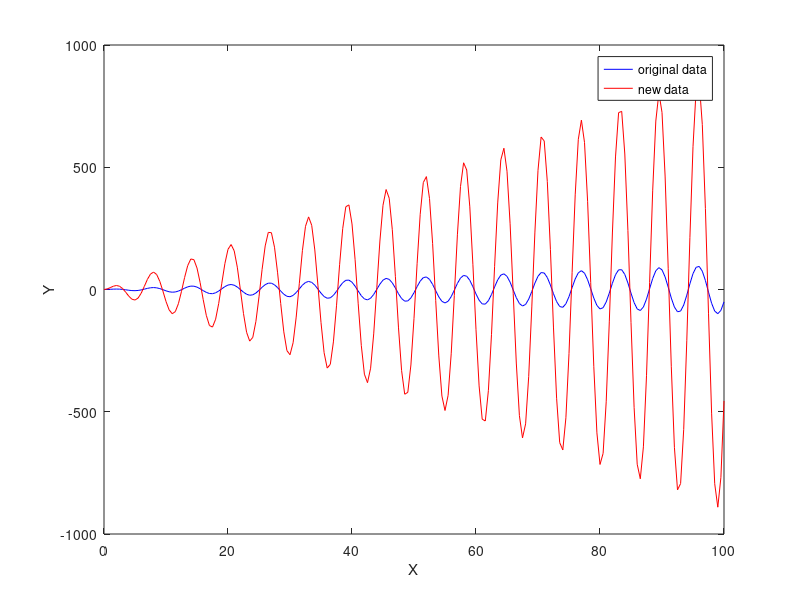

The MATLAB source for this figure:
clc;

M = dlmread('data.txt');
x = M(:,1);
y = M(:,2);
plot(x,y, 'b');
hold on;
% My student number is 887799
% Multiply the 2nd column data with my student number’s last digit
yMulti = y.*9;
plot(x, yMulti, 'r');
xlabel('X');
ylabel('Y');
legend("original data", "new data");
% In the plot, the blue line is original data and the red line is
% the modified data
% writing the new data into a new file 
newData = [x, yMulti];
dlmwrite('newdata.txt', newData, 'delimiter', '\t');